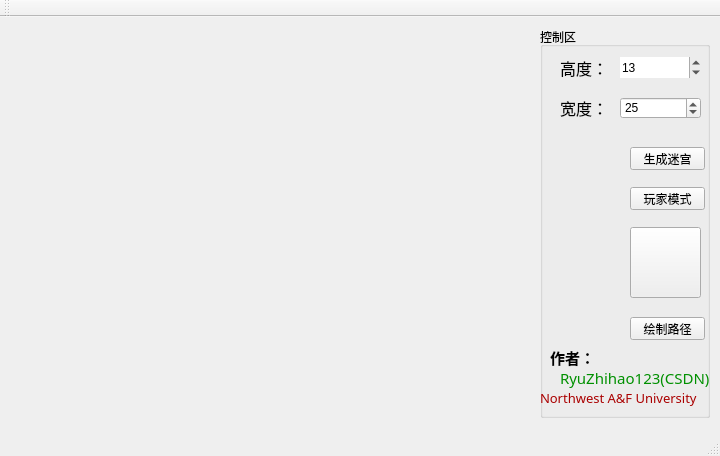
<?xml version="1.0" encoding="UTF-8"?>
<ui version="4.0">
 <class>MainWindow</class>
 <widget class="QMainWindow" name="MainWindow">
  <property name="geometry">
   <rect>
    <x>0</x>
    <y>0</y>
    <width>720</width>
    <height>456</height>
   </rect>
  </property>
  <property name="windowTitle">
   <string>MainWindow</string>
  </property>
  <property name="styleSheet">
   <string notr="true"/>
  </property>
  <widget class="QWidget" name="centralWidget">
   <widget class="QGroupBox" name="groupBox">
    <property name="geometry">
     <rect>
      <x>540</x>
      <y>10</y>
      <width>170</width>
      <height>391</height>
     </rect>
    </property>
    <property name="title">
     <string>控制区</string>
    </property>
    <widget class="QSpinBox" name="spinBox_2">
     <property name="geometry">
      <rect>
       <x>80</x>
       <y>70</y>
       <width>81</width>
       <height>22</height>
      </rect>
     </property>
     <property name="minimum">
      <number>7</number>
     </property>
     <property name="maximum">
      <number>29</number>
     </property>
     <property name="singleStep">
      <number>2</number>
     </property>
     <property name="value">
      <number>25</number>
     </property>
    </widget>
    <widget class="QSpinBox" name="spinBox">
     <property name="geometry">
      <rect>
       <x>80</x>
       <y>30</y>
       <width>81</width>
       <height>21</height>
      </rect>
     </property>
     <property name="frame">
      <bool>false</bool>
     </property>
     <property name="readOnly">
      <bool>false</bool>
     </property>
     <property name="minimum">
      <number>7</number>
     </property>
     <property name="maximum">
      <number>29</number>
     </property>
     <property name="singleStep">
      <number>2</number>
     </property>
     <property name="value">
      <number>13</number>
     </property>
    </widget>
    <widget class="QPushButton" name="buttonGenerate">
     <property name="geometry">
      <rect>
       <x>90</x>
       <y>120</y>
       <width>75</width>
       <height>23</height>
      </rect>
     </property>
     <property name="text">
      <string>生成迷宫</string>
     </property>
    </widget>
    <widget class="QPushButton" name="buttonPlay">
     <property name="geometry">
      <rect>
       <x>90</x>
       <y>160</y>
       <width>75</width>
       <height>23</height>
      </rect>
     </property>
     <property name="text">
      <string>玩家模式</string>
     </property>
    </widget>
    <widget class="QPushButton" name="buttonPath">
     <property name="geometry">
      <rect>
       <x>90</x>
       <y>200</y>
       <width>71</width>
       <height>71</height>
      </rect>
     </property>
     <property name="text">
      <string/>
     </property>
    </widget>
    <widget class="QLabel" name="label">
     <property name="geometry">
      <rect>
       <x>20</x>
       <y>30</y>
       <width>51</width>
       <height>21</height>
      </rect>
     </property>
     <property name="font">
      <font>
       <family>Adobe 黑体 Std R</family>
       <pointsize>12</pointsize>
      </font>
     </property>
     <property name="text">
      <string>高度：</string>
     </property>
    </widget>
    <widget class="QLabel" name="label_2">
     <property name="geometry">
      <rect>
       <x>20</x>
       <y>70</y>
       <width>61</width>
       <height>21</height>
      </rect>
     </property>
     <property name="font">
      <font>
       <family>Adobe 黑体 Std R</family>
       <pointsize>12</pointsize>
      </font>
     </property>
     <property name="text">
      <string>宽度：</string>
     </property>
    </widget>
    <widget class="QPushButton" name="pushButton">
     <property name="geometry">
      <rect>
       <x>90</x>
       <y>290</y>
       <width>75</width>
       <height>23</height>
      </rect>
     </property>
     <property name="text">
      <string>绘制路径</string>
     </property>
    </widget>
    <widget class="QLabel" name="label_4">
     <property name="geometry">
      <rect>
       <x>10</x>
       <y>320</y>
       <width>151</width>
       <height>21</height>
      </rect>
     </property>
     <property name="font">
      <font>
       <family>黑体</family>
       <pointsize>11</pointsize>
       <weight>75</weight>
       <bold>true</bold>
      </font>
     </property>
     <property name="text">
      <string>作者：</string>
     </property>
    </widget>
    <widget class="QLabel" name="label_5">
     <property name="geometry">
      <rect>
       <x>20</x>
       <y>340</y>
       <width>151</width>
       <height>21</height>
      </rect>
     </property>
     <property name="palette">
      <palette>
       <active>
        <colorrole role="WindowText">
         <brush brushstyle="SolidPattern">
          <color alpha="255">
           <red>0</red>
           <green>144</green>
           <blue>0</blue>
          </color>
         </brush>
        </colorrole>
       </active>
       <inactive>
        <colorrole role="WindowText">
         <brush brushstyle="SolidPattern">
          <color alpha="255">
           <red>0</red>
           <green>144</green>
           <blue>0</blue>
          </color>
         </brush>
        </colorrole>
       </inactive>
       <disabled>
        <colorrole role="WindowText">
         <brush brushstyle="SolidPattern">
          <color alpha="255">
           <red>120</red>
           <green>120</green>
           <blue>120</blue>
          </color>
         </brush>
        </colorrole>
       </disabled>
      </palette>
     </property>
     <property name="font">
      <font>
       <family>黑体</family>
       <pointsize>11</pointsize>
       <weight>50</weight>
       <bold>false</bold>
      </font>
     </property>
     <property name="text">
      <string>RyuZhihao123(CSDN)</string>
     </property>
    </widget>
    <widget class="QLabel" name="label_6">
     <property name="geometry">
      <rect>
       <x>0</x>
       <y>360</y>
       <width>171</width>
       <height>21</height>
      </rect>
     </property>
     <property name="palette">
      <palette>
       <active>
        <colorrole role="WindowText">
         <brush brushstyle="SolidPattern">
          <color alpha="255">
           <red>170</red>
           <green>0</green>
           <blue>0</blue>
          </color>
         </brush>
        </colorrole>
       </active>
       <inactive>
        <colorrole role="WindowText">
         <brush brushstyle="SolidPattern">
          <color alpha="255">
           <red>170</red>
           <green>0</green>
           <blue>0</blue>
          </color>
         </brush>
        </colorrole>
       </inactive>
       <disabled>
        <colorrole role="WindowText">
         <brush brushstyle="SolidPattern">
          <color alpha="255">
           <red>120</red>
           <green>120</green>
           <blue>120</blue>
          </color>
         </brush>
        </colorrole>
       </disabled>
      </palette>
     </property>
     <property name="font">
      <font>
       <family>黑体</family>
       <pointsize>10</pointsize>
      </font>
     </property>
     <property name="text">
      <string>Northwest A&amp;F University</string>
     </property>
    </widget>
   </widget>
   <widget class="QLabel" name="label_3">
    <property name="geometry">
     <rect>
      <x>70</x>
      <y>40</y>
      <width>181</width>
      <height>181</height>
     </rect>
    </property>
    <property name="text">
     <string/>
    </property>
   </widget>
  </widget>
  <widget class="QMenuBar" name="menuBar">
   <property name="geometry">
    <rect>
     <x>0</x>
     <y>0</y>
     <width>720</width>
     <height>26</height>
    </rect>
   </property>
  </widget>
  <widget class="QToolBar" name="mainToolBar">
   <attribute name="toolBarArea">
    <enum>TopToolBarArea</enum>
   </attribute>
   <attribute name="toolBarBreak">
    <bool>false</bool>
   </attribute>
  </widget>
  <widget class="QStatusBar" name="statusBar"/>
 </widget>
 <layoutdefault spacing="6" margin="11"/>
 <resources/>
 <connections/>
</ui>
